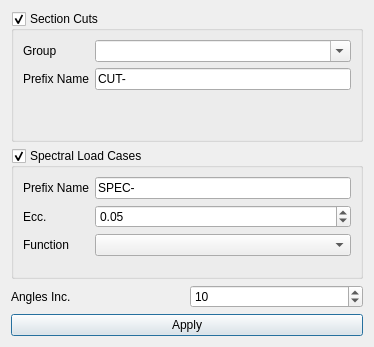
<?xml version="1.0" encoding="UTF-8"?>
<ui version="4.0">
 <class>Dialog</class>
 <widget class="QDialog" name="Dialog">
  <property name="geometry">
   <rect>
    <x>0</x>
    <y>0</y>
    <width>374</width>
    <height>347</height>
   </rect>
  </property>
  <property name="windowTitle">
   <string>Create Section Cuts &amp; Spectrum</string>
  </property>
  <property name="windowIcon">
   <iconset>
    <normaloff>:/cfactor/images/cut.svg</normaloff>:/cfactor/images/cut.svg</iconset>
  </property>
  <layout class="QVBoxLayout" name="verticalLayout">
   <item>
    <widget class="QGroupBox" name="cuts_groupbox">
     <property name="title">
      <string>Section Cuts</string>
     </property>
     <property name="checkable">
      <bool>true</bool>
     </property>
     <layout class="QFormLayout" name="formLayout">
      <item row="0" column="0">
       <widget class="QLabel" name="label">
        <property name="text">
         <string>Group</string>
        </property>
       </widget>
      </item>
      <item row="0" column="1">
       <widget class="QComboBox" name="group">
        <property name="editable">
         <bool>true</bool>
        </property>
       </widget>
      </item>
      <item row="1" column="0">
       <widget class="QLabel" name="label_2">
        <property name="text">
         <string>Prefix Name</string>
        </property>
       </widget>
      </item>
      <item row="1" column="1">
       <widget class="QLineEdit" name="prefix_name">
        <property name="text">
         <string>CUT-</string>
        </property>
       </widget>
      </item>
     </layout>
    </widget>
   </item>
   <item>
    <widget class="QGroupBox" name="spec_groupbox">
     <property name="title">
      <string>Spectral Load Cases</string>
     </property>
     <property name="checkable">
      <bool>true</bool>
     </property>
     <layout class="QFormLayout" name="formLayout_2">
      <item row="0" column="0">
       <widget class="QLabel" name="label_4">
        <property name="text">
         <string>Prefix Name</string>
        </property>
       </widget>
      </item>
      <item row="0" column="1">
       <widget class="QLineEdit" name="spec_prefix_name">
        <property name="text">
         <string>SPEC-</string>
        </property>
       </widget>
      </item>
      <item row="1" column="0">
       <widget class="QLabel" name="label_6">
        <property name="text">
         <string>Ecc.</string>
        </property>
       </widget>
      </item>
      <item row="1" column="1">
       <widget class="QDoubleSpinBox" name="ecc_spinbox">
        <property name="maximum">
         <double>0.500000000000000</double>
        </property>
        <property name="singleStep">
         <double>0.050000000000000</double>
        </property>
        <property name="value">
         <double>0.050000000000000</double>
        </property>
       </widget>
      </item>
      <item row="2" column="0">
       <widget class="QLabel" name="label_5">
        <property name="text">
         <string>Function</string>
        </property>
       </widget>
      </item>
      <item row="2" column="1">
       <widget class="QComboBox" name="function_combobox"/>
      </item>
     </layout>
    </widget>
   </item>
   <item>
    <layout class="QHBoxLayout" name="horizontalLayout">
     <item>
      <widget class="QLabel" name="label_3">
       <property name="text">
        <string>Angles Inc.</string>
       </property>
      </widget>
     </item>
     <item>
      <widget class="QSpinBox" name="angles_inc">
       <property name="suffix">
        <string/>
       </property>
       <property name="minimum">
        <number>5</number>
       </property>
       <property name="maximum">
        <number>100</number>
       </property>
       <property name="singleStep">
        <number>5</number>
       </property>
       <property name="value">
        <number>10</number>
       </property>
      </widget>
     </item>
    </layout>
   </item>
   <item>
    <widget class="QPushButton" name="accept_pushbutton">
     <property name="text">
      <string>Apply</string>
     </property>
     <property name="icon">
      <iconset>
       <normaloff>:/civiltools/images/etabs.png</normaloff>:/civiltools/images/etabs.png</iconset>
     </property>
     <property name="iconSize">
      <size>
       <width>60</width>
       <height>60</height>
      </size>
     </property>
    </widget>
   </item>
  </layout>
 </widget>
 <connections/>
</ui>
